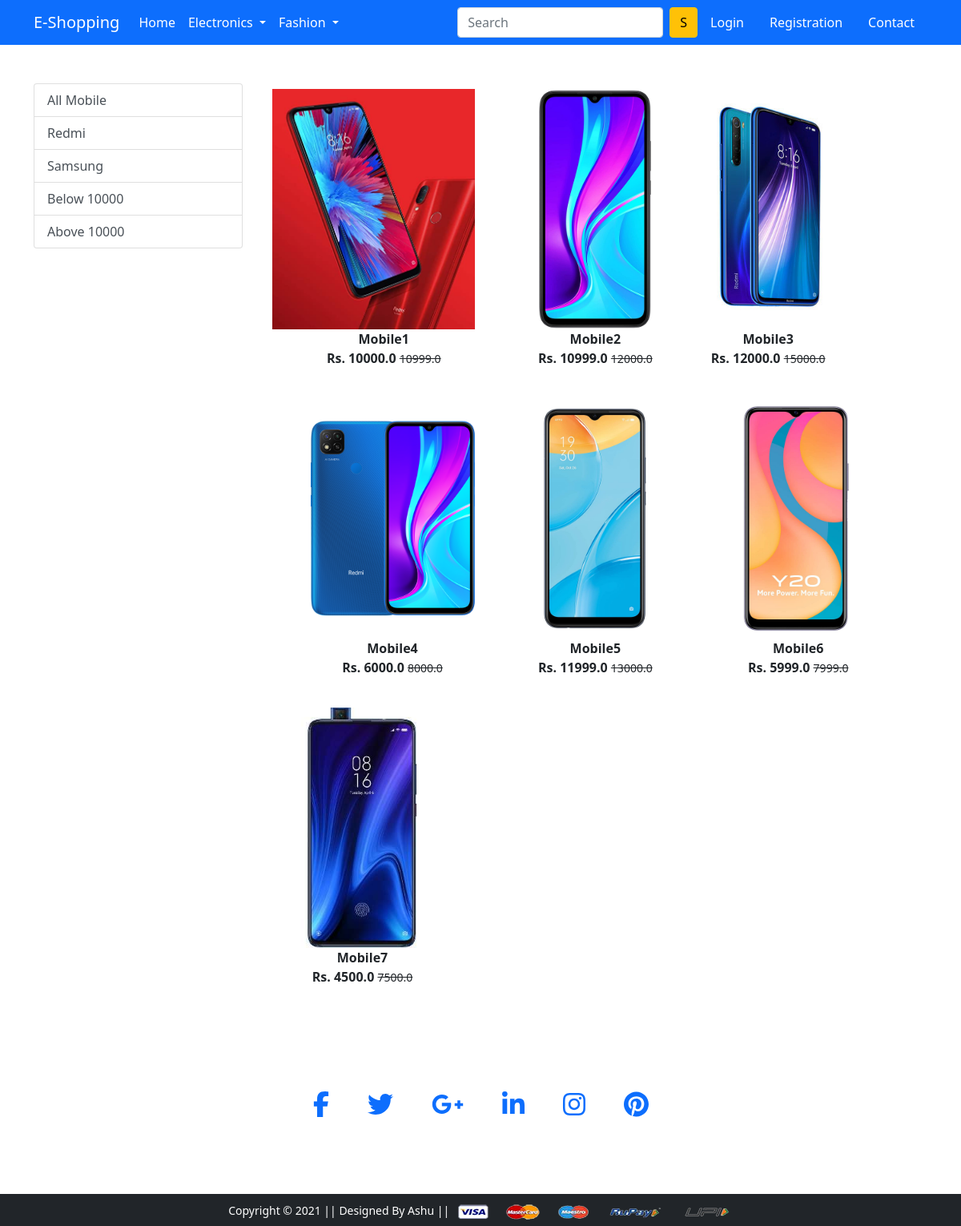
/mobile/, run on the app's committed database.
### app/models.py (models this page shows, shortened)
class Product(models.Model):
 title = models.CharField(max_length=100)
 selling_price = models.FloatField()
 discounted_price = models.FloatField()
 description = models.TextField()
 brand = models.CharField(max_length=100)
 category = models.CharField( choices=CATEGORY_CHOICES, max_length=3)
 product_image = models.ImageField(upload_to='productimg')

### app/views.py (the view)
# urls.py: path('mobile/', views.mobile, name='mobile'),
def mobile(request, data=None):
	totalitem = 0
	if request.user.is_authenticated:
		totalitem = len(Cart.objects.filter(user=request.user))
	if data==None :
			mobiles = Product.objects.filter(category='M')
	elif data == 'Redmi' or data == 'Samsung':
			mobiles = Product.objects.filter(category='M').filter(brand=data)
	elif data == 'below':
			mobiles = Product.objects.filter(category='M').filter(discounted_price__lt=10000)
	elif data == 'above':
			mobiles = Product.objects.filter(category='M').filter(discounted_price__gt=10000)
	return render(request, 'app/mobile.html', {'mobiles':mobiles, 'totalitem':totalitem})

### app/templates/app/mobile.html (shortened to what this page needs)
{% extends 'app/base.html' %}
{% load static %}
{% block main-content %}
<div class="container my-5">
 <div class="row">
  <div class="col-sm-3">
   <div class="list-group">
     <a href="{% url 'mobile' %}" class="list-group-item list-group-item-action" aria-current="true">All Mobile</a>
     <a href="{% url 'mobiledata' 'Redmi'  %}" class="list-group-item list-group-item-action" aria-current="true">Redmi</a>
     <a href="{% url 'mobiledata' 'Samsung'  %}" class="list-group-item list-group-item-action">Samsung</a>
     <a href="{% url 'mobiledata' 'below'  %}" class="list-group-item list-group-item-action">Below 10000</a>
     <a href="{% url 'mobiledata' 'above'  %}" class="list-group-item list-group-item-action">Above 10000</a>
   </div>
  </div>
  <div class="col-sm-8">
   <div class="row">
    {% for product in mobiles %}
     <div class="col-sm-4 text-center mb-4">
      <a href="{% url 'product-detail' product.id %}" class="btn">
       <div class="item">
        <img src="{{product.product_image.url}}" alt="" height="300" class="">
        <div class="fw-bold">{{product.title}}</div>
        <div class="fw-bold">Rs. {{product.discounted_price}} <small class="fw-light text-decoration-line-through">{{product.selling_price}}</small></div>
       </div>
      </a>
     </div>
    {% endfor %}
   </div>
  </div>
 </div>
</div>
{% endblock main-content %}

### data on the page
Product: product_image (picture), title "Mobile1", discounted_price "10000.0", selling_price "10999.0"
Product: product_image (picture), title "Mobile2", discounted_price "10999.0", selling_price "12000.0"
Product: product_image (picture), title "Mobile3", discounted_price "12000.0", selling_price "15000.0"
Product: product_image (picture), title "Mobile4", discounted_price "6000.0", selling_price "8000.0"
Product: product_image (picture), title "Mobile5", discounted_price "11999.0", selling_price "13000.0"
Product: product_image (picture), title "Mobile6", discounted_price "5999.0", selling_price "7999.0"
Product: product_image (picture), title "Mobile7", discounted_price "4500.0", selling_price "7500.0"
